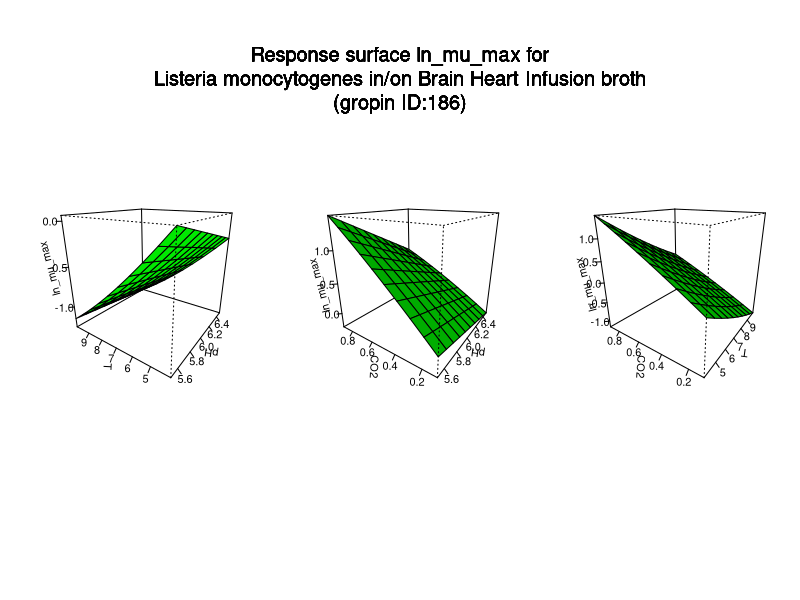

Write the R code that produced this figure.
#############################
# start of Parameter script
#############################
pH <- seq(5.5055,6.49350649350649,length.out=10)
T <- seq(4.004,9.99000999000999,length.out=10)
CO2 <- seq(0.1001,0.899100899100899,length.out=10)
#############################
# end of Parameter script
#############################
############################# 
# start of Model script Gropin ID 186 
#############################
 
# constant coefficients for this model
a1 <- 2.9465
a2 <- -0.3604
a3 <- -0.47420000000000001
a4 <- 5.6668
a5 <- 0.03049
a6 <- -0.6344
a7 <- -0.03586
a8 <- 0.0076
a9 <- -0.2589
 
variables <- data.frame(pH,T,CO2)
argumentsPar <- unique.data.frame(expand.grid(variables))
 
# heart of the model
response_surface <- function(pH,T,CO2) {
   mumax <-a1+(a2*pH)+(a3*T)+(a4*CO2)+(a5*pH*T)+(a6*pH*CO2)+(a7*T*CO2)+(a8*(T^2))+(a9*(CO2^2))

	return(mumax=mumax)
} 

# output parameters
responseSurface <- cbind(argumentsPar,response_surface(argumentsPar['pH'],argumentsPar['T'],argumentsPar['CO2']))
colnames(responseSurface) <- c(colnames(argumentsPar),'lnmumax')
#############################
# End of Model script
#############################
############################# 
# start of Visualisation script Gropin ID 186 
#############################
titleText <-'Response surface ln_mu_max for
Listeria monocytogenes in/on Brain Heart Infusion broth
(gropin ID:186)'
argPar1 <- unique.data.frame(expand.grid(pH,T))
argPar2 <- unique.data.frame(expand.grid(pH,CO2))
argPar3 <- unique.data.frame(expand.grid(T,CO2))
z1 <- matrix(unlist(response_surface(pH = argPar1[1],T = argPar1[2],CO2 = CO2[1])),nrow=10)
z2 <- matrix(unlist(response_surface(pH = argPar2[1],CO2 = argPar2[2],T = T[1])),nrow=10)
z3 <- matrix(unlist(response_surface(T = argPar3[1],CO2 = argPar3[2],pH = pH[1])),nrow=10)
# adding precaution if response surface is zero
myZLim1 <- range(z1)
if(myZLim1[1] == myZLim1[2]) myZLim1[2] <- myZLim1[2]+1
myZLim2 <- range(z2)
if(myZLim2[1] == myZLim2[2]) myZLim2[2] <- myZLim2[2]+1
myZLim3 <- range(z3)
if(myZLim3[1] == myZLim3[2]) myZLim3[2] <- myZLim3[2]+1
if(length(pH)>1 & length(T)>1 & length(CO2)>1) {
	par(mfrow = c(1,3))
	persp(pH,T,z1,col = 'green',xlab='pH',ylab='T',zlab='ln_mu_max',zlim=myZLim1,theta=305,phi=20,shade=0.25,ticktype = 'detailed')
	persp(pH,CO2,z2,col = 'green',xlab='pH',ylab='CO2',zlab='ln_mu_max',zlim=myZLim2,theta=305,phi=20,shade=0.25,ticktype = 'detailed')
	persp(T,CO2,z3,col = 'green',xlab='T',ylab='CO2',zlab='ln_mu_max',zlim=myZLim3,theta=305,phi=20,shade=0.25,ticktype = 'detailed')
	mtext(titleText,outer=T,  cex=1.2, line=-8.5, side=3)
} else {
		myPars <- unique.data.frame(expand.grid(pH,T,CO2))
		myZ <-matrix(unlist(response_surface(myPars[,1],myPars[,2],myPars[,3])),nrow=10)
		myZLim <- range(myZ)
if(myZLim[1] == myZLim[2]) myZLim[2] <- myZLim[2]+1
	if(length(CO2)==1) {
		persp(pH,T,myZ,col = 'green',xlab='pH',ylab='T',zlab='ln_mu_max',main=titleText,sub=paste('other variable: CO2 =',round(CO2,digits = 2)),zlim=myZLim,theta=305,phi=20,shade=0.25,ticktype = 'detailed')
	}
	if(length(T)==1) {
		persp(pH,CO2,myZ,col = 'green',xlab='pH',ylab='CO2',zlab='ln_mu_max',main=titleText,sub=paste('other variable: T =',round(T,digits = 2)),zlim=myZLim,theta=305,phi=20,shade=0.25,ticktype = 'detailed')
	}
	if(length(pH)==1) {
		persp(T,CO2,myZ,col = 'green',xlab='T',ylab='CO2',zlab='ln_mu_max',main=titleText,sub=paste('other variable: pH =',round(pH,digits = 2)),zlim=myZLim,theta=305,phi=20,shade=0.25,ticktype = 'detailed')
	}
}
#############################
# End of Visualisation script
#############################
